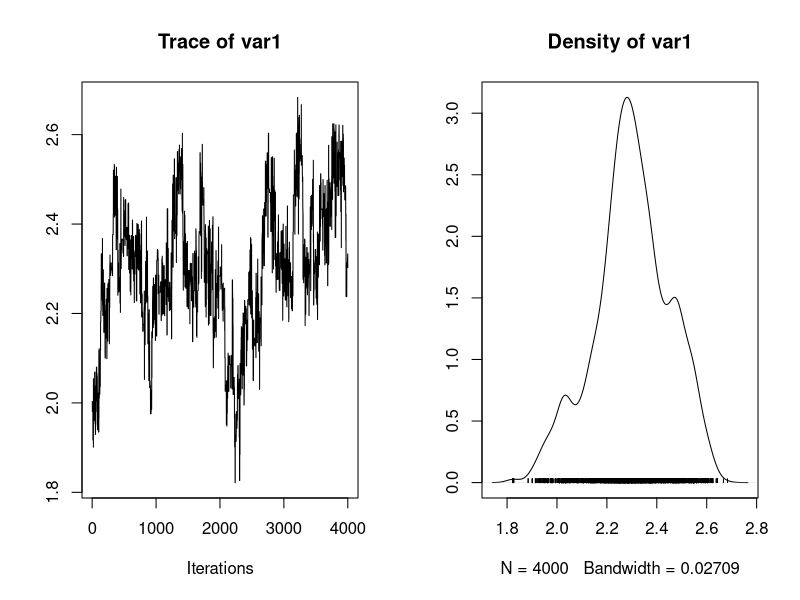
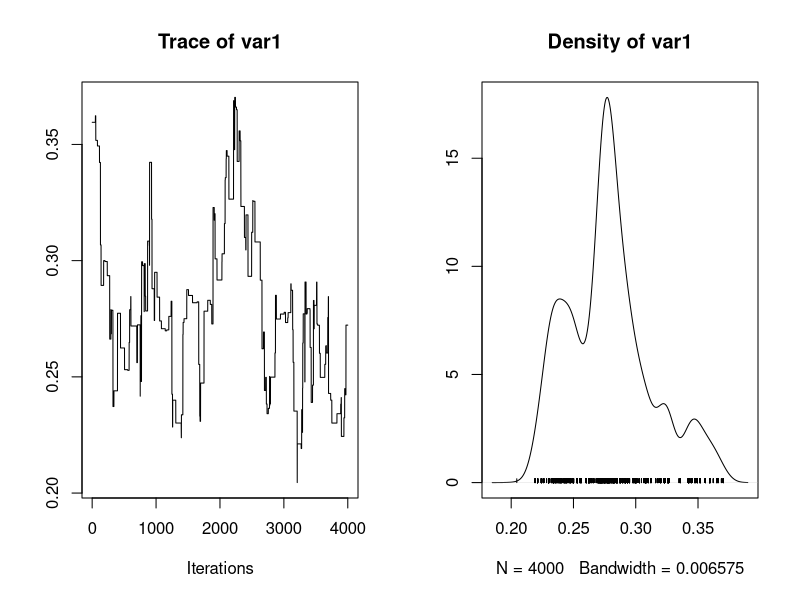
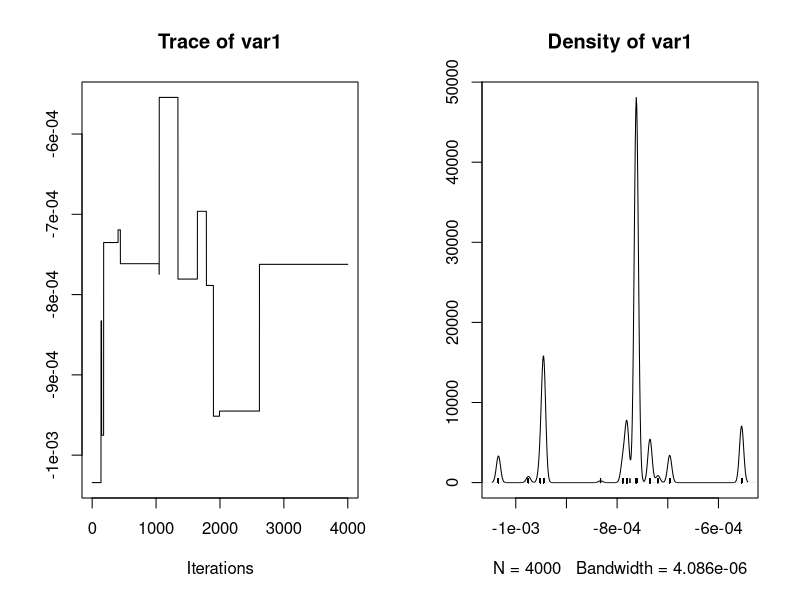
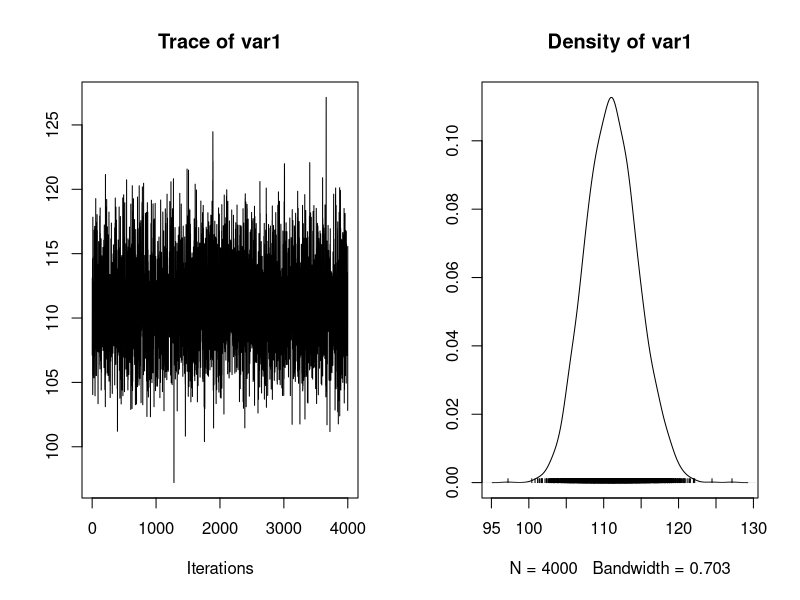

Write R code to recreate these figures, in order.
## ---- chunk 1
Ndoses <- 6                                          # Number of doses
Nplates <- 3                                         # Number of plates
y <- structure(c(15, 16, 16, 27, 33, 20, 21, 18, 26, # Number of revertant colonies measured
                 41, 38, 27, 29, 21, 33, 60, 41, 42), .Dim = c(6, 3))
x <- c(0, 10, 33, 100, 333, 1000)                    # Dose of quinoline (in \mu g per plate)
## ---- chunk 2
alpha <- 0
beta <- 0
gamma <- 0
tau <- 0.1
lambda <-structure(c(0, 0, 0, 0, 0, 0, 0, 0, 0, 0, 0, 0, 0, 0, 0, 0, 0, 0), 
                   .Dim = c(6, 3))
## ---- chunk 3
model <- function(Ndoses, Nplates, x, y, alpha, beta, gamma, tau, lambda, 
                  nchain, prop_sd){
  ## Hyperparameters
  alpha.sigma2 <- 1/.000001
  beta.sigma2 <- 1/.000001
  gamma.sigma2 <- 1/.000001
  tau.xi <- .001
  tau.phi <- .001
  ## Initialization
  mu <- matrix(NA, nrow = Ndoses, ncol = Nplates)
  mu.candidate <- matrix(NA, nrow = Ndoses, ncol = Nplates)
  chain <- matrix(NA, nrow = nchain + 1, ncol = 4)
  colnames(chain) <- c("alpha", "beta", "gamma", "tau")
  chain[1,] <- c(alpha, beta, gamma, tau)
  ## Update
  for(k in 1:nchain){
    tau.rate <- tau.xi + .5*Ndoses*Nplates
    tau.shape <- 1/tau.phi + .5*sum(lambda**2)
    tau <- rgamma(n = 1, rate = tau.rate, shape = tau.shape)
    chain[k + 1, 4] <- tau
    lambda <- structure(rnorm(n = Nplates * Ndoses, mean = 0, sd = 1/sqrt(chain[k + 1, 4])), .Dim = c(Ndoses, Nplates))
    for(j in 1:Ndoses){
      for(i in 1:Nplates){
        mu[j, i] <- exp(chain[k, 1] + chain[k, 2] * log(x[j] + 10) + chain[k, 3] * x[j] + lambda[j, i])
      }
    }
    # Metropolis-Hastings for alpha
    alpha.candidate <- rnorm(1, mean = chain[k, 1], sd = prop_sd[1])
    for(j in 1:Ndoses){
      for(i in 1:Nplates){
        mu.candidate[j, i] <- exp(alpha.candidate + chain[k, 2] * log(x[j] + 10) + chain[k, 3] * x[j] + lambda[j, i])
      }
    }
    alpha.top <- alpha.candidate^2 / (-2*alpha.sigma2) + sum(y * log(mu.candidate) - mu.candidate)
    alpha.bottom <- chain[k, 1]^2 / (-2*alpha.sigma2) + sum(y * log(mu) - mu)
    alpha.ratio <- alpha.top - alpha.bottom
    if(!is.na(alpha.ratio) && log(runif(1)) < alpha.ratio){
      chain[k + 1, 1] <- alpha.candidate
    } else {
      chain[k + 1, 1] <- chain[k, 1]
    }
    # Metropolis-Hastings for beta
    beta.candidate <- rnorm(1, mean = chain[k, 2], sd = prop_sd[2])
    for(j in 1:Ndoses){
      for(i in 1:Nplates){
        mu[j,i] <- exp(chain[k+1,1] + chain[k,2]*log(x[j]+10) + chain[k,3]*x[j] + lambda[j,i])
        mu.candidate[j, i] <- exp(chain[k+1,1] + beta.candidate * log(x[j] + 10) + chain[k, 3] * x[j] + lambda[j, i])
      }
    }
    beta.top <- beta.candidate^2 / (-2*beta.sigma2) + sum(y * log(mu.candidate) - mu.candidate)
    beta.bottom <- chain[k, 2]^2 / (-2*beta.sigma2) + sum(y * log(mu) - mu)
    beta.ratio <- beta.top - beta.bottom
    if(!is.na(beta.ratio) && log(runif(1)) < beta.ratio){
      chain[k + 1, 2] <- beta.candidate
    } else {
      chain[k + 1, 2] <- chain[k, 2]
    }
    # Metropolis-Hastings for gamma
    gamma.candidate <- rnorm(1, mean = chain[k, 3], sd = prop_sd[3])
    for(j in 1:Ndoses){
      for(i in 1:Nplates){
        mu[j,i] <- exp(chain[k+1,1] + chain[k+1,2]*log(x[j]+10) + chain[k,3]*x[j]+lambda[j,i])
        mu.candidate[j, i] <- exp(chain[k+1, 1] + chain[k+1, 2] * log(x[j] + 10) + gamma.candidate * x[j] + lambda[j, i])
      }
    }
    gamma.top <- gamma.candidate^2 / (-2*gamma.sigma2) + sum(y * log(mu.candidate) - mu.candidate)
    gamma.bottom <- chain[k, 3]^2 / (-2*gamma.sigma2) + sum(y * log(mu) - mu)
    gamma.ratio <- gamma.top - gamma.bottom
    if(!is.na(gamma.ratio) && log(runif(1)) < gamma.ratio){
      chain[k + 1, 3] <- gamma.candidate
    } else {
      chain[k + 1, 3] <- chain[k, 3]
    }
  }
  return(chain)
}
## ---- chunk 4
nchain <- 5000
prop_sd <-  c(.2,.3,.04)
chain <- model(Ndoses, Nplates, x, y, alpha, beta, gamma, tau, lambda, nchain, prop_sd)
## ---- chunk 5
library(coda)
chain.new <- chain[1001:5000,]
plot(mcmc(chain.new[,1]))
plot(mcmc(chain.new[,2]))
plot(mcmc(chain.new[,3]))
plot(mcmc(chain.new[,4]))
## ---- chunk 6
chain <- chain[1001:4001,]
res = data.frame(
  mean = round(apply(chain, 2, mean), 4),
  sd = round(apply(chain, 2, sd), 4)
)
print(res)
